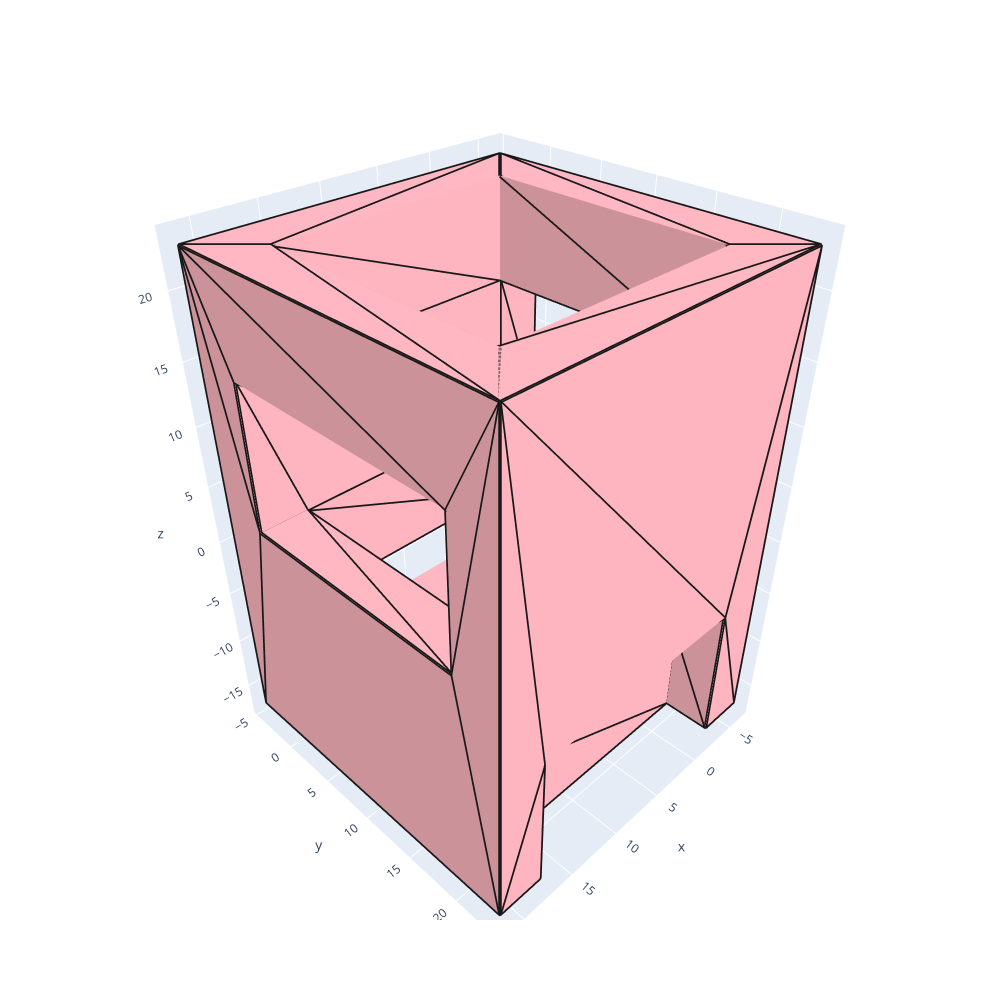

Notebook cell for this chart:
### Code cell
dh.clear_output_paths()


slices = dh.width_slice_stl(tri,4,[0,0,1])  ## slice the mesh with width of 4, slicing plane normal [0,0,1]
grid_packed = dh.grid_pack_dwg(slices)  ## pack all the slices into a grid
grid_packed.saveas("output/CAD/dwg/sliced.dwg")  ## save the grid to a dwg file


dh.view_dwg("output/CAD/dwg/sliced.dwg","output/image")  ## view the dwg file

### Figure 1 — Plotly figure (JSON) as saved in the notebook; plotly's stock layout.template omitted (floating-point values rounded to 4 significant figures; data arrays with more than 128 entries replaced by an {"elided": "..."} marker saying what was removed)
{"data": [{"color": "lightpink", "i": [0, 3, 6, 9, 12, 15, 18, 21, 24, 27, 30, 33, 36, 39, 42, 45, 48, 51, 54, 57, 60, 63, 66, 69, 72, 75, 78, 81, 84, 87, 90, 93, 96, 99, 102, 105, 108, 111, 114, 117, 120, 123, 126, 129, 132, 135, 138, 141, 144, 147, 150, 153, 156, 159, 162, 165, 168, 171, 174, 177, 180, 183, 186, 189, 192, 195, 198, 201, 204, 207, 210, 213, 216, 219, 222, 225, 228, 231, 234, 237, 240, 243, 246, 249, 252, 255, 258, 261, 264, 267, 270, 273, 276, 279, 282, 285, 288, 291, 294, 297, 300, 303, 306, 309, 312, 315, 318, 321], "j": [1, 4, 7, 10, 13, 16, 19, 22, 25, 28, 31, 34, 37, 40, 43, 46, 49, 52, 55, 58, 61, 64, 67, 70, 73, 76, 79, 82, 85, 88, 91, 94, 97, 100, 103, 106, 109, 112, 115, 118, 121, 124, 127, 130, 133, 136, 139, 142, 145, 148, 151, 154, 157, 160, 163, 166, 169, 172, 175, 178, 181, 184, 187, 190, 193, 196, 199, 202, 205, 208, 211, 214, 217, 220, 223, 226, 229, 232, 235, 238, 241, 244, 247, 250, 253, 256, 259, 262, 265, 268, 271, 274, 277, 280, 283, 286, 289, 292, 295, 298, 301, 304, 307, 310, 313, 316, 319, 322], "k": [2, 5, 8, 11, 14, 17, 20, 23, 26, 29, 32, 35, 38, 41, 44, 47, 50, 53, 56, 59, 62, 65, 68, 71, 74, 77, 80, 83, 86, 89, 92, 95, 98, 101, 104, 107, 110, 113, 116, 119, 122, 125, 128, 131, 134, 137, 140, 143, 146, 149, 152, 155, 158, 161, 164, 167, 170, 173, 176, 179, 182, 185, 188, 191, 194, 197, 200, 203, 206, 209, 212, 215, 218, 221, 224, 227, 230, 233, 236, 239, 242, 245, 248, 251, 254, 257, 260, 263, 266, 269, 272, 275, 278, 281, 284, 287, 290, 293, 296, 299, 302, 305, 308, 311, 314, 317, 320, 323], "opacity": 1, "type": "mesh3d", "x": {"elided": "324 float values"}, "y": {"elided": "324 float values"}, "z": {"elided": "324 int values"}}, {"line": {"color": "rgb(25,25,25)", "width": 7}, "mode": "lines", "name": "", "type": "scatter3d", "x": {"elided": "539 float values"}, "y": {"elided": "539 float values"}, "z": {"elided": "539 int values"}}], "layout": {"height": 1000, "width": 1000}}
